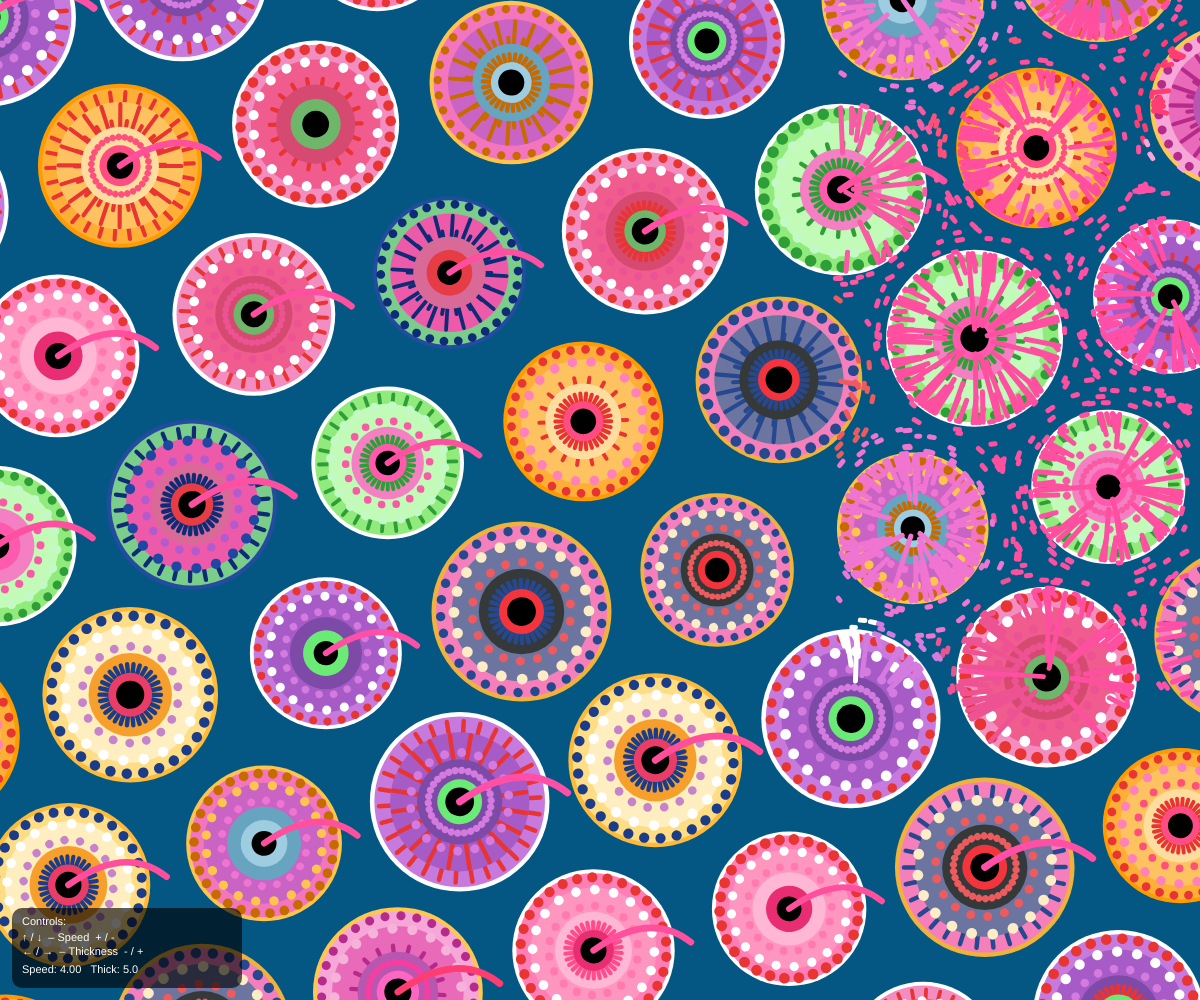
Frame 1 (no input)
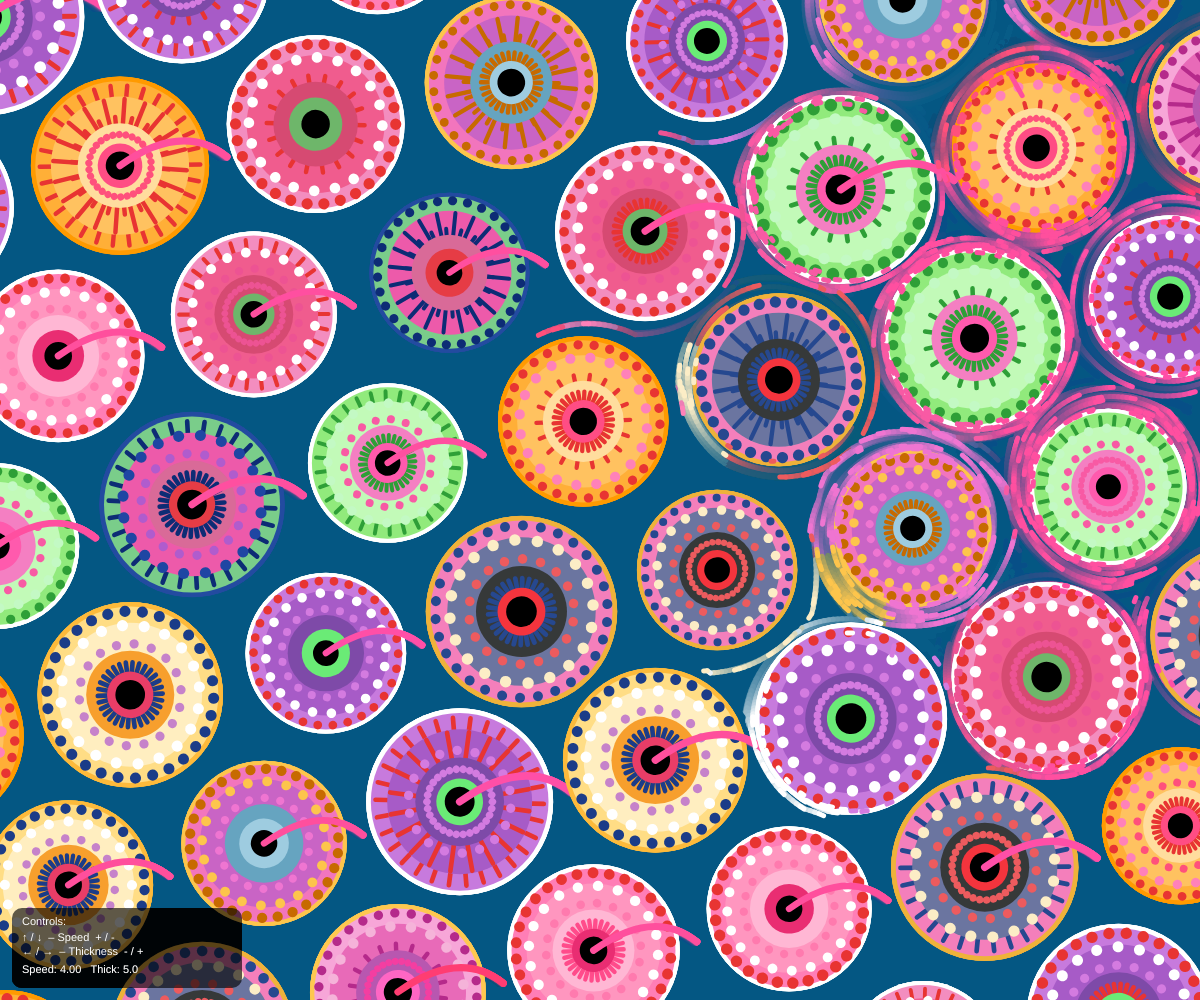
Frame 60 (no input)
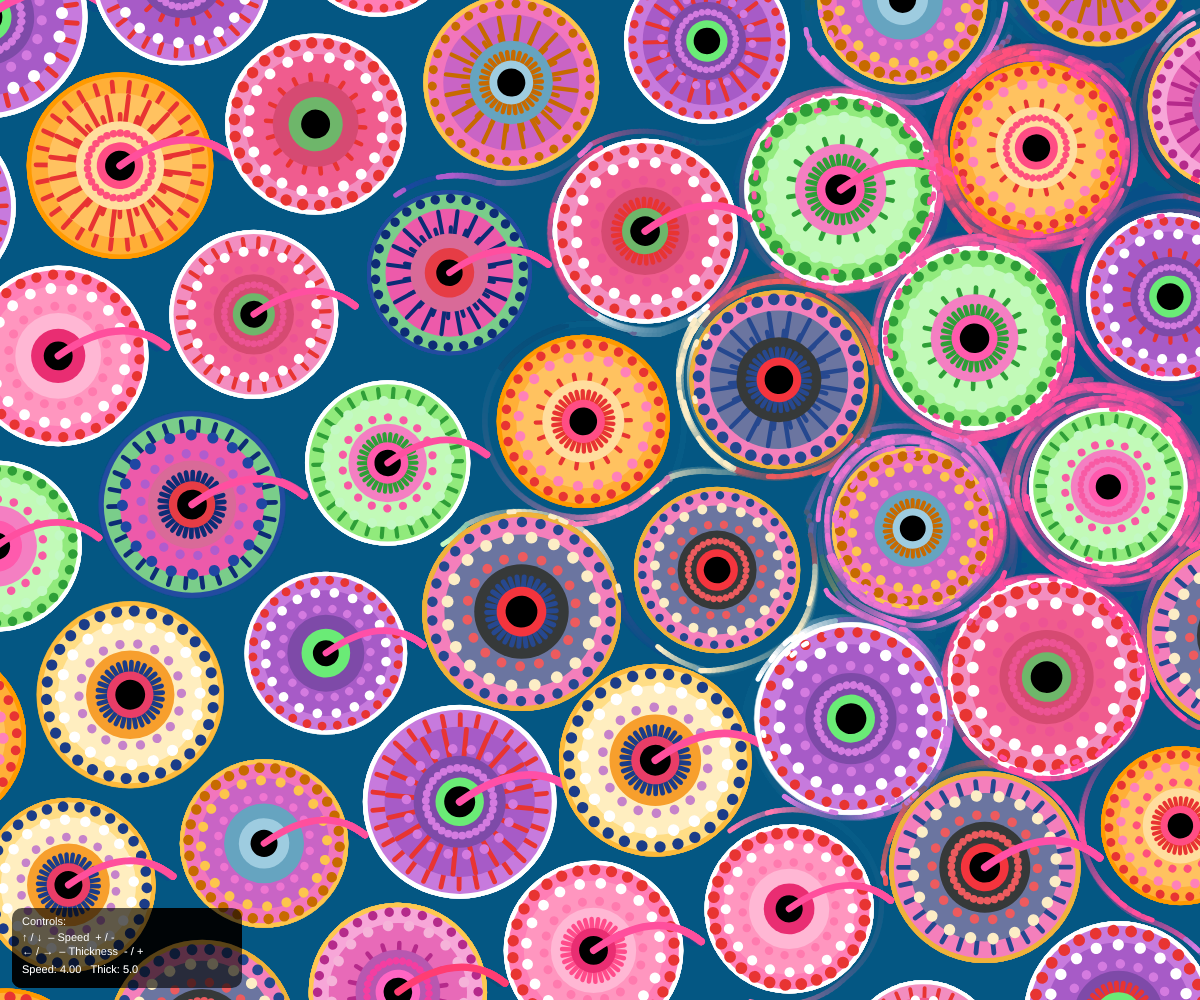
Frame 120 (the mouse pressed at the canvas centre since frame 60)

The p5.js sketch that drew these frames (run headless with seeded random() and noise() and a simulated clock; from frame 60 on, the mouse is pressed at the canvas centre):

// p5.js sketch
// ── sketch.js


// ------------------ P5 SETUP ------------------ //
function setup() {
  createCanvas(windowWidth, windowHeight);
  angleMode(DEGREES);
  colorMode(RGB, 255);
  noFill();
  strokeCap(ROUND);

  background(BASE_BG.r, BASE_BG.g, BASE_BG.b);

  // Initialize
  createWheels();

  createFlowParticles();
}

function draw() {

  // Fade previous frame slightly towards background colour (for trailing effect)
  noStroke();
  fill(BASE_BG.r, BASE_BG.g, BASE_BG.b, TRAIL_FADE);
  rect(0, 0, width, height);

  // Draw / animate wheels 
  for (let w of wheels) {
    if (animateWheels) w.update();
    w.display();
  }

  // Draw perlin paths 
  updateFlowField();

  // Draw control panel overlay
  drawControlPanel();
}

function windowResized() {
  resizeCanvas(windowWidth, windowHeight);
  background(BASE_BG.r, BASE_BG.g, BASE_BG.b);
  createWheels();
  createFlowParticles();
}



// ------------------ WHEEL LAYOUT ------------------ //

const GRID_TILT = -12;

function pickStyleDotHeavy() {
  return random() < 0.75 ? "dots" : "rays";
}

function createWheels() {
  wheels = [];

  let baseR = min(width, height) / 10;
  let spacingX = baseR * 2;
  let spacingY = baseR * sqrt(3);

  let startX = -baseR;
  let startY = -baseR;
  let endX = width + baseR;
  let endY = height + baseR;

  let cols = ceil((endX - startX) / spacingX) + 1;
  let rows = ceil((endY - startY) / spacingY) + 1;

  for (let j = 0; j < rows; j++) {
    let rowOffset = (j % 2 === 0) ? 0 : spacingX / 2;

    for (let i = 0; i < cols; i++) {
      let x = startX + i * spacingX + rowOffset;
      let y = startY + j * spacingY;

      let r = baseR * random(0.75, 0.9);
      r = min(r, baseR);

      let cx = width / 2;
      let cy = height / 2;

      let dx = x - cx;
      let dy = y - cy;

      let cosA = cos(GRID_TILT);
      let sinA = sin(GRID_TILT);

      let rx = cx + dx * cosA - dy * sinA;
      let ry = cy + dx * sinA + dy * cosA;

      wheels.push(new Wheel(rx, ry, r, pickPalette()));
    }
  }
}

// ------------------ WHEEL CLASS ------------------ //

class Wheel {
  constructor(x, y, r, palette) {
    this.x = x;
    this.y = y;
    this.r = r;
    this.palette = palette;
    this.hasTail = random() < 0.4;

    this.pulsePhase = random(TWO_PI);
    this.pulseSpeed = random(0.1, 1);
    this.pulseAmp = random(0.05, 0.15);

    // Pattern layers
    this.layers = [
      {
        radius: this.r * 0.9,
        dotSize: this.r * random(0.1, 0.14),
        count: 30,
        angle: random(360),
        speed: random(0.4, 0.8),
        style: pickStyleDotHeavy(),
        dotColor: palette.dots1
      },
      {
        radius: this.r * 0.75,
        dotSize: this.r * 0.12,
        count: 20,
        angle: random(360),
        speed: random(-0.6, -0.3),
        style: pickStyleDotHeavy(),
        dotColor: palette.dots2
      },
      {
        radius: this.r * 0.55,
        dotSize: this.r * 0.10,
        count: 18,
        angle: random(360),
        speed: random(0.2, 0.5),
        style: pickStyleDotHeavy(),
        dotColor: palette.dots3
      }
    ];

    this.innerPattern = {
      radius: this.r * 0.35,
      dotSize: this.r * 0.08,
      count: 30,
      angle: random(360),
      speed: random(-0.7, 0.7),
      style: random(["solid", "dots", "rays"])
    };
  }

  update() {
    for (let layer of this.layers) {
      layer.angle += layer.speed;
    }

    if (this.innerPattern.style !== "solid") {
      this.innerPattern.angle += this.innerPattern.speed;
    }

    this.pulsePhase += this.pulseSpeed;
  }

  display() {
    push();
    translate(this.x, this.y);    

    let s = 1 + sin(this.pulsePhase) * this.pulseAmp;
    scale(s);

    // Draw each ring based on current coordinate
    fill(this.palette.outer);
    ellipse(0, 0, this.r * 2);

    fill(this.palette.ring1);
    ellipse(0, 0, this.r * 1.9);

    this.drawPatternLayer(this.layers[0]);

    fill(this.palette.ring2);
    ellipse(0, 0, this.r * 1.55);

    this.drawPatternLayer(this.layers[1]);
    this.drawPatternLayer(this.layers[2]);

    fill(this.palette.ring3);
    ellipse(0, 0, this.r * 0.95);

    // Inner core
    push();
    rotate(this.innerPattern.angle);

    if (this.innerPattern.style === "solid") {
      fill(this.palette.inner);
      ellipse(0, 0, this.r * 0.6);
    } else if (this.innerPattern.style === "dots") {
      fill(this.palette.dots3);
      this.drawDotRing(
        this.innerPattern.radius,
        this.innerPattern.dotSize,
        this.palette.dots3,
        this.innerPattern.count
      );
      fill(this.palette.inner);
      ellipse(0, 0, this.r * 0.5);
    } else if (this.innerPattern.style === "rays") {
      this.drawRays(this.innerPattern.radius, this.palette.rays, this.innerPattern.count);
      fill(this.palette.inner);
      ellipse(0, 0, this.r * 0.5);
    }

    fill(this.palette.center);
    ellipse(0, 0, this.r * 0.32);
    fill(0);
    ellipse(0, 0, this.r * 0.12);

    pop();

    if (this.hasTail) {
      this.drawTail();
    }

    pop();
  }

  drawPatternLayer(layer) {
    push();
    rotate(layer.angle);

    if (layer.style === "dots") {
      this.drawDotRing(layer.radius, layer.dotSize, layer.dotColor, layer.count);
    } else if (layer.style === "rays") {
      this.drawRays(layer.radius, this.palette.rays, layer.count);
    }

    pop();
  }

  // Functions to draw dots / rays
  drawDotRing(radius, dotSize, col, count) {
    fill(col);
    noStroke();
    for (let i = 0; i < count; i++) {
      let a = (360 / count) * i;
      let x = cos(a) * radius;
      let y = sin(a) * radius;
      ellipse(x, y, dotSize, dotSize);
    }
  }

  drawRays(radius, col, count) {
    stroke(col);
    strokeWeight(this.r * 0.05);
    noFill();
    for (let i = 0; i < count; i++) {
      let a = (360 / count) * i;
      let x1 = cos(a) * (radius * 0.4);
      let y1 = sin(a) * (radius * 0.4);
      let x2 = cos(a) * radius;
      let y2 = sin(a) * radius;
      line(x1, y1, x2, y2);
    }
    noStroke();
  }

  drawTail() {
    push();
    stroke(this.palette.tail);
    strokeWeight(this.r * 0.08);
    noFill();

    let start = createVector(0, 0);
    let ctrl = createVector(this.r * 0.7, -this.r * 0.5);
    let end = createVector(this.r * 1.2, -this.r * 0.1);

    beginShape();
    vertex(start.x, start.y);
    quadraticVertex(ctrl.x, ctrl.y, end.x, end.y);
    endShape();

    noStroke();
    pop();
  }
}

// ------------------ COLOUR PALETTES ------------------ //

function pickPalette() {
  let options = [
    {
      outer: "#FFFFFF",
      ring1: "#FF7EB6",
      ring2: "#FF96BF",
      ring3: "#FFB7D4",
      dots1: "#E83432",
      dots2: "#FFFFFF",
      dots3: "#FF7AAE",
      rays: "#FF4C8B",
      inner: "#E92D72",
      center: "#000000",
      tail: "#FF4F9D"
    },
    {
      outer: "#FF9A00",
      ring1: "#FFAF37",
      ring2: "#FFC260",
      ring3: "#FFDD9E",
      dots1: "#E83432",
      dots2: "#FF81B9",
      dots3: "#FF507C",
      rays: "#E83432",
      inner: "#FF4D84",
      center: "#000000",
      tail: "#FF4F9D"
    },
    {
      outer: "#FEC850",
      ring1: "#F7A6D8",
      ring2: "#E86AB8",
      ring3: "#B857B0",
      dots1: "#B52A8B",
      dots2: "#F5B3D9",
      dots3: "#F43EA1",
      rays: "#B52A8B",
      inner: "#FF66C4",
      center: "#000000",
      tail: "#FF3D72"
    },
    {
      outer: "#FFFFFF",
      ring1: "#C77ADD",
      ring2: "#A75BC7",
      ring3: "#7E4AA8",
      dots1: "#E83432",
      dots2: "#FFFFFF",
      dots3: "#D47BE0",
      rays: "#E83432",
      inner: "#6AEB76",
      center: "#000000",
      tail: "#FF4FA7"
    },
    {
      outer: "#FFFFFF",
      ring1: "#91EA7C",
      ring2: "#C2FAB8",
      ring3: "#F47FC2",
      dots1: "#2E9F37",
      dots2: "#C3F9C4",
      dots3: "#F85AA4",
      rays: "#2E9F37",
      inner: "#FF5AAD",
      center: "#000000",
      tail: "#FF4FA0"
    },
    {
      outer: "#FDBA3B",
      ring1: "#FFDD85",
      ring2: "#FFEEC0",
      ring3: "#F79F2D",
      dots1: "#1B3C88",
      dots2: "#FFFFFF",
      dots3: "#C682CA",
      rays: "#1B3C88",
      inner: "#E93D67",
      center: "#000000",
      tail: "#FF4F9C"
    },
    {
      outer: "#FDC54C",
      ring1: "#F275BD",
      ring2: "#C964C5",
      ring3: "#66A4C0",
      dots1: "#C76A00",
      dots2: "#FDC54C",
      dots3: "#EF75D1",
      rays: "#C76A00",
      inner: "#9ECCE0",
      center: "#000000",
      tail: "#FF4F9D"
    },
    {
      outer: "#FFFFFF",
      ring1: "#F38DBF",
      ring2: "#F05C8E",
      ring3: "#D64A72",
      dots1: "#E83432",
      dots2: "#FFFFFF",
      dots3: "#ED5393",
      rays: "#E83432",
      inner: "#6EB66A",
      center: "#000000",
      tail: "#FF4FA0"
    },
    {
      outer: "#234BA0",
      ring1: "#7ACD8A",
      ring2: "#ED5AAA",
      ring3: "#D96A98",
      dots1: "#0D2C75",
      dots2: "#1F46A3",
      dots3: "#B05CCD",
      rays: "#0D2C75",
      inner: "#E63C45",
      center: "#000000",
      tail: "#FF4FA0"
    },
    {
      outer: "#EFB23A",
      ring1: "#F47FBB",
      ring2: "#6B75A0",
      ring3: "#363939",
      dots1: "#26488F",
      dots2: "#FCEDC6",
      dots3: "#ED5B5E",
      rays: "#26488F",
      inner: "#F4343D",
      center: "#000000",
      tail: "#FF4FA7"
    }
  ];

  return random(options);
}

// ==== PARTICLE CONTROL ====

// How many particles
let PARTICLE_COUNT = 1000;

// Speed multiplier for all particles
let PARTICLE_SPEED = 4.0;   

// Perlin field scale 
let FLOW_SCALE = 0.0016;    

// Particle line thickness
let PARTICLE_THICKNESS = 5;

// Fade speed of the background trails
let TRAIL_FADE = 18;        // lower = longer trails, higher = shorter trails

// Effect radius multiplier of the wheels
let RADIUS_FACTOR = 2.0;

let wheels = [];
let animateWheels = true;



// ==== FLOW FIELD / PERLIN PATHS ====
let flowParticles = [];
const NUM_FLOW_PARTICLES = PARTICLE_COUNT;
let noiseScale = FLOW_SCALE;
let noiseZ = 0;

const BASE_BG = { r: 4, g: 87, b: 131 };



// ==== FLOW PARTICLES ====

function createFlowParticles() {
  flowParticles = [];
  for (let i = 0; i < NUM_FLOW_PARTICLES; i++) {
    flowParticles.push(new FlowParticle());
  }
}

// Function to avoid spawning particles too close to a wheel
function isNearAnyWheel(pos) {
  for (let w of wheels) {
    let d = dist(pos.x, pos.y, w.x, w.y);
    let influenceRadius = w.r * 1.4;  
    if (d < influenceRadius) {
      return true;  // too close to this wheel
    }
  }
  return false;
}



class FlowParticle {

  constructor() {
    this.reset();
  }
  
  reset() {
    const margin = 10;
    let tries = 0;

    while (true) {
      // Spawn from top-right band
      let candidate = createVector(
        width - random(margin, width * 0.3),
        random(-margin, height * 0.7)
      );

      if (!isNearAnyWheel(candidate) || tries > 20) {
        this.pos = candidate;
        break;
      }

      tries++;
    }

    this.prev = this.pos.copy();
    this.speed = random(0.7, 1.5)* PARTICLE_SPEED;
    this.vel = createVector(-1, 0).mult(this.speed);
  }


  update() {
    this.prev.set(this.pos);

    // Base moving direction from Perlin noise
    let n = noise(this.pos.x * noiseScale, this.pos.y * noiseScale, noiseZ);
    let baseAngle = n * TWO_PI * 4.0;
    let vel = p5.Vector.fromAngle(baseAngle).mult(this.speed);

    // Find nearest wheel 
    let nearest = null;
    let nearestDist2 = Infinity;

    for (let w of wheels) {
      let maxR = w.r * 1.6; // influence radius
      if (
        this.pos.x < w.x - maxR || this.pos.x > w.x + maxR ||
        this.pos.y < w.y - maxR || this.pos.y > w.y + maxR
      ) {
        continue;
      }

      let dx = this.pos.x - w.x;
      let dy = this.pos.y - w.y;
      let d2 = dx * dx + dy * dy;
      if (d2 < nearestDist2) {  // Update the nearest wheels
        nearestDist2 = d2;
        nearest = w;
      }
    }

    // Steer around wheels
    if (nearest) {
      let d = sqrt(nearestDist2);
      let outerInfluence = nearest.r * 1.0 * RADIUS_FACTOR;
      let innerRadius = nearest.r * 0.95 ;

      if (d < outerInfluence) {
        let radial = createVector(this.pos.x - nearest.x, this.pos.y - nearest.y);
        radial.normalize();

        // tangent direction around the wheel
        let tangent = createVector(-radial.y, radial.x).normalize();

        // choose the tangent closer to current Perlin direction
        if (p5.Vector.dot(tangent, vel) < 0) {
          tangent.mult(-1);
        }

        let t = constrain(
          (outerInfluence - d) / (outerInfluence - innerRadius),
          0,
          1
        );

        let steerDir = p5.Vector.lerp(vel.copy().normalize(), tangent, 0.7 + 0.3 * t); // At least 70% tendency to tangent vector
        vel = steerDir.mult(this.speed);

        // push out the particle if it get too close to the wheel center
        if (d < innerRadius) {
          let push = radial.copy().mult(innerRadius - d + 0.5);
          this.pos.add(push);
        }
      }
    }

    // Eliminate back tracking phenomenon
    if (this.vel && p5.Vector.dot(vel, this.vel) < 0) {
      vel.mult(-1);
    }

    // Move
    this.pos.add(vel);
    this.vel = vel.copy();

    
    // When the particle finally exits any border, reset it to the top-right.
    if (
      this.pos.x < -20 || this.pos.x > width + 20 ||
      this.pos.y < -20 || this.pos.y > height + 20
    ) {
      this.reset();
      return; 
    }

    // Borrow color c from nearest wheel palette
    let c;
    if (nearest) {
      const pal = nearest.palette;
      const choices = [pal.dots1, pal.dots2, pal.dots3, pal.tail, pal.ring1, pal.ring2];
      const idx = floor(n * choices.length) % choices.length;   // Randomly pick a color from the wheel's palette
      c = color(choices[idx]);
      c.setAlpha(map(this.speed, 0.7, 1.5, 90, 190));
    } else {
      // fallback if somehow no wheel nearby
      if (n < 0.33)      c = color(12, 122, 142, 110);
      else if (n < 0.66) c = color(243, 117, 180, 160);
      else               c = color(253, 186, 59, 170);
    }

    strokeWeight(PARTICLE_THICKNESS);
    stroke(c);
    line(this.prev.x, this.prev.y, this.pos.x, this.pos.y);
  }
}




function updateFlowField() {
  noiseZ += 0.003;    // Keep updating the noise field to avoid having static path
  for (let p of flowParticles) {
    p.update();
  }
}


// ==== INPUT ==== 
function drawControlPanel() {
  push();

  let panelWidth = 230;
  let panelHeight = 80;
  let margin = 12;

  let x = margin;
  let y = height - panelHeight - margin;

  // Panel background
  noStroke();
  fill(0, 160);
  rect(x, y, panelWidth, panelHeight, 10);

  // Text
  fill(255);
  textAlign(LEFT, TOP);
  textSize(11);

  let lineY = y + 8;
  let lineX = x + 10;

  text("Controls:", lineX, lineY);
  lineY += 16;
  text("↑ / ↓  – Speed  + / -", lineX, lineY);
  lineY += 14;
  text("← / →  – Thickness  - / +", lineX, lineY);
  lineY += 18;

  
  text(
    "Speed: " + PARTICLE_SPEED.toFixed(2) +
    "   Thick: " + PARTICLE_THICKNESS.toFixed(1),
    lineX,
    lineY
  );

  pop();
}

function keyPressed() {

  //  particle speed (UP = faster, DOWN = slower)
  if (keyCode === UP_ARROW) {
    let prev = PARTICLE_SPEED;
    PARTICLE_SPEED *= 1.20;      // increase speed
    let factor = PARTICLE_SPEED / prev;

    // apply instantly to all active particles
    for (let p of flowParticles) {
      p.speed *= factor;
    }
    console.log("Speed:", PARTICLE_SPEED.toFixed(2));
  }

  if (keyCode === DOWN_ARROW) {
    let prev = PARTICLE_SPEED;
    PARTICLE_SPEED *= 0.80;      // decrease speed
    let factor = PARTICLE_SPEED / prev;

    for (let p of flowParticles) {
      p.speed *= factor;
    }
    console.log("Speed:", PARTICLE_SPEED.toFixed(2));
  }

  // thickness (LEFT = thinner, RIGHT = thicker)
  if (keyCode === LEFT_ARROW) {
    PARTICLE_THICKNESS = max(0.5, PARTICLE_THICKNESS - 0.5);
    console.log("Thickness:", PARTICLE_THICKNESS.toFixed(2));
  }

  if (keyCode === RIGHT_ARROW) {
    PARTICLE_THICKNESS += 0.5;
    console.log("Thickness:", PARTICLE_THICKNESS.toFixed(2));
  }
}
